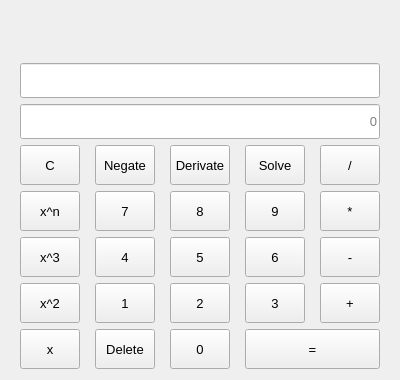
<?xml version="1.0" encoding="UTF-8"?>
<ui version="4.0">
 <class>calc</class>
 <widget class="QMainWindow" name="calc">
  <property name="geometry">
   <rect>
    <x>0</x>
    <y>0</y>
    <width>400</width>
    <height>380</height>
   </rect>
  </property>
  <property name="sizePolicy">
   <sizepolicy hsizetype="Fixed" vsizetype="Fixed">
    <horstretch>0</horstretch>
    <verstretch>0</verstretch>
   </sizepolicy>
  </property>
  <property name="minimumSize">
   <size>
    <width>400</width>
    <height>380</height>
   </size>
  </property>
  <property name="maximumSize">
   <size>
    <width>400</width>
    <height>380</height>
   </size>
  </property>
  <property name="windowTitle">
   <string>Calc</string>
  </property>
  <property name="layoutDirection">
   <enum>Qt::LeftToRight</enum>
  </property>
  <property name="autoFillBackground">
   <bool>false</bool>
  </property>
  <property name="styleSheet">
   <string notr="true"/>
  </property>
  <widget class="QWidget" name="centralWidget">
   <property name="sizePolicy">
    <sizepolicy hsizetype="Preferred" vsizetype="Preferred">
     <horstretch>0</horstretch>
     <verstretch>0</verstretch>
    </sizepolicy>
   </property>
   <layout class="QGridLayout" name="gridLayout">
    <item row="1" column="0" colspan="5">
     <widget class="QLineEdit" name="displayString">
      <property name="sizePolicy">
       <sizepolicy hsizetype="Expanding" vsizetype="Fixed">
        <horstretch>0</horstretch>
        <verstretch>0</verstretch>
       </sizepolicy>
      </property>
      <property name="minimumSize">
       <size>
        <width>0</width>
        <height>35</height>
       </size>
      </property>
      <property name="maximumSize">
       <size>
        <width>16777215</width>
        <height>35</height>
       </size>
      </property>
      <property name="font">
       <font>
        <pointsize>10</pointsize>
       </font>
      </property>
      <property name="layoutDirection">
       <enum>Qt::RightToLeft</enum>
      </property>
      <property name="alignment">
       <set>Qt::AlignRight|Qt::AlignTrailing|Qt::AlignVCenter</set>
      </property>
      <property name="readOnly">
       <bool>true</bool>
      </property>
     </widget>
    </item>
    <item row="2" column="0" colspan="5">
     <widget class="QLineEdit" name="displayInput">
      <property name="sizePolicy">
       <sizepolicy hsizetype="Expanding" vsizetype="Fixed">
        <horstretch>0</horstretch>
        <verstretch>0</verstretch>
       </sizepolicy>
      </property>
      <property name="minimumSize">
       <size>
        <width>0</width>
        <height>35</height>
       </size>
      </property>
      <property name="maximumSize">
       <size>
        <width>16777215</width>
        <height>35</height>
       </size>
      </property>
      <property name="font">
       <font>
        <pointsize>10</pointsize>
       </font>
      </property>
      <property name="layoutDirection">
       <enum>Qt::RightToLeft</enum>
      </property>
      <property name="alignment">
       <set>Qt::AlignRight|Qt::AlignTrailing|Qt::AlignVCenter</set>
      </property>
      <property name="readOnly">
       <bool>true</bool>
      </property>
      <property name="placeholderText">
       <string>0</string>
      </property>
     </widget>
    </item>
    <item row="3" column="0">
     <widget class="QPushButton" name="buttonClear">
      <property name="sizePolicy">
       <sizepolicy hsizetype="Fixed" vsizetype="Fixed">
        <horstretch>0</horstretch>
        <verstretch>0</verstretch>
       </sizepolicy>
      </property>
      <property name="minimumSize">
       <size>
        <width>60</width>
        <height>40</height>
       </size>
      </property>
      <property name="maximumSize">
       <size>
        <width>60</width>
        <height>40</height>
       </size>
      </property>
      <property name="font">
       <font>
        <pointsize>10</pointsize>
        <weight>50</weight>
        <bold>false</bold>
       </font>
      </property>
      <property name="styleSheet">
       <string notr="true"/>
      </property>
      <property name="text">
       <string>C</string>
      </property>
     </widget>
    </item>
    <item row="3" column="1">
     <widget class="QPushButton" name="buttonNegate">
      <property name="sizePolicy">
       <sizepolicy hsizetype="Fixed" vsizetype="Fixed">
        <horstretch>0</horstretch>
        <verstretch>0</verstretch>
       </sizepolicy>
      </property>
      <property name="minimumSize">
       <size>
        <width>60</width>
        <height>40</height>
       </size>
      </property>
      <property name="maximumSize">
       <size>
        <width>60</width>
        <height>40</height>
       </size>
      </property>
      <property name="font">
       <font>
        <pointsize>10</pointsize>
        <weight>50</weight>
        <bold>false</bold>
       </font>
      </property>
      <property name="text">
       <string>Negate</string>
      </property>
     </widget>
    </item>
    <item row="3" column="2">
     <widget class="QPushButton" name="buttonDerivate">
      <property name="sizePolicy">
       <sizepolicy hsizetype="Fixed" vsizetype="Fixed">
        <horstretch>0</horstretch>
        <verstretch>0</verstretch>
       </sizepolicy>
      </property>
      <property name="minimumSize">
       <size>
        <width>60</width>
        <height>40</height>
       </size>
      </property>
      <property name="maximumSize">
       <size>
        <width>60</width>
        <height>40</height>
       </size>
      </property>
      <property name="font">
       <font>
        <pointsize>10</pointsize>
        <weight>50</weight>
        <bold>false</bold>
       </font>
      </property>
      <property name="text">
       <string>Derivate</string>
      </property>
     </widget>
    </item>
    <item row="3" column="3">
     <widget class="QPushButton" name="buttonSolve">
      <property name="sizePolicy">
       <sizepolicy hsizetype="Fixed" vsizetype="Fixed">
        <horstretch>0</horstretch>
        <verstretch>0</verstretch>
       </sizepolicy>
      </property>
      <property name="minimumSize">
       <size>
        <width>60</width>
        <height>40</height>
       </size>
      </property>
      <property name="maximumSize">
       <size>
        <width>60</width>
        <height>40</height>
       </size>
      </property>
      <property name="font">
       <font>
        <pointsize>10</pointsize>
        <weight>50</weight>
        <bold>false</bold>
       </font>
      </property>
      <property name="text">
       <string>Solve</string>
      </property>
     </widget>
    </item>
    <item row="3" column="4">
     <widget class="QPushButton" name="buttonDiv">
      <property name="sizePolicy">
       <sizepolicy hsizetype="Fixed" vsizetype="Fixed">
        <horstretch>0</horstretch>
        <verstretch>0</verstretch>
       </sizepolicy>
      </property>
      <property name="minimumSize">
       <size>
        <width>60</width>
        <height>40</height>
       </size>
      </property>
      <property name="maximumSize">
       <size>
        <width>60</width>
        <height>40</height>
       </size>
      </property>
      <property name="font">
       <font>
        <pointsize>10</pointsize>
       </font>
      </property>
      <property name="text">
       <string>/</string>
      </property>
     </widget>
    </item>
    <item row="4" column="0">
     <widget class="QPushButton" name="button_xn">
      <property name="sizePolicy">
       <sizepolicy hsizetype="Fixed" vsizetype="Fixed">
        <horstretch>0</horstretch>
        <verstretch>0</verstretch>
       </sizepolicy>
      </property>
      <property name="minimumSize">
       <size>
        <width>60</width>
        <height>40</height>
       </size>
      </property>
      <property name="maximumSize">
       <size>
        <width>60</width>
        <height>40</height>
       </size>
      </property>
      <property name="font">
       <font>
        <pointsize>10</pointsize>
       </font>
      </property>
      <property name="text">
       <string>x^n</string>
      </property>
     </widget>
    </item>
    <item row="4" column="1">
     <widget class="QPushButton" name="button7">
      <property name="sizePolicy">
       <sizepolicy hsizetype="Fixed" vsizetype="Fixed">
        <horstretch>0</horstretch>
        <verstretch>0</verstretch>
       </sizepolicy>
      </property>
      <property name="minimumSize">
       <size>
        <width>60</width>
        <height>40</height>
       </size>
      </property>
      <property name="maximumSize">
       <size>
        <width>60</width>
        <height>40</height>
       </size>
      </property>
      <property name="font">
       <font>
        <pointsize>10</pointsize>
       </font>
      </property>
      <property name="text">
       <string>7</string>
      </property>
     </widget>
    </item>
    <item row="4" column="2">
     <widget class="QPushButton" name="button8">
      <property name="sizePolicy">
       <sizepolicy hsizetype="Fixed" vsizetype="Fixed">
        <horstretch>0</horstretch>
        <verstretch>0</verstretch>
       </sizepolicy>
      </property>
      <property name="minimumSize">
       <size>
        <width>60</width>
        <height>40</height>
       </size>
      </property>
      <property name="maximumSize">
       <size>
        <width>60</width>
        <height>40</height>
       </size>
      </property>
      <property name="font">
       <font>
        <pointsize>10</pointsize>
       </font>
      </property>
      <property name="text">
       <string>8</string>
      </property>
     </widget>
    </item>
    <item row="4" column="3">
     <widget class="QPushButton" name="button9">
      <property name="sizePolicy">
       <sizepolicy hsizetype="Fixed" vsizetype="Fixed">
        <horstretch>0</horstretch>
        <verstretch>0</verstretch>
       </sizepolicy>
      </property>
      <property name="minimumSize">
       <size>
        <width>60</width>
        <height>40</height>
       </size>
      </property>
      <property name="maximumSize">
       <size>
        <width>60</width>
        <height>40</height>
       </size>
      </property>
      <property name="font">
       <font>
        <pointsize>10</pointsize>
       </font>
      </property>
      <property name="text">
       <string>9</string>
      </property>
     </widget>
    </item>
    <item row="4" column="4">
     <widget class="QPushButton" name="buttonMult">
      <property name="sizePolicy">
       <sizepolicy hsizetype="Fixed" vsizetype="Fixed">
        <horstretch>0</horstretch>
        <verstretch>0</verstretch>
       </sizepolicy>
      </property>
      <property name="minimumSize">
       <size>
        <width>60</width>
        <height>40</height>
       </size>
      </property>
      <property name="maximumSize">
       <size>
        <width>60</width>
        <height>40</height>
       </size>
      </property>
      <property name="font">
       <font>
        <pointsize>10</pointsize>
       </font>
      </property>
      <property name="text">
       <string>*</string>
      </property>
     </widget>
    </item>
    <item row="5" column="0">
     <widget class="QPushButton" name="button_x3">
      <property name="sizePolicy">
       <sizepolicy hsizetype="Fixed" vsizetype="Fixed">
        <horstretch>0</horstretch>
        <verstretch>0</verstretch>
       </sizepolicy>
      </property>
      <property name="minimumSize">
       <size>
        <width>60</width>
        <height>40</height>
       </size>
      </property>
      <property name="maximumSize">
       <size>
        <width>60</width>
        <height>40</height>
       </size>
      </property>
      <property name="font">
       <font>
        <pointsize>10</pointsize>
       </font>
      </property>
      <property name="text">
       <string>x^3</string>
      </property>
     </widget>
    </item>
    <item row="5" column="1">
     <widget class="QPushButton" name="button4">
      <property name="sizePolicy">
       <sizepolicy hsizetype="Fixed" vsizetype="Fixed">
        <horstretch>0</horstretch>
        <verstretch>0</verstretch>
       </sizepolicy>
      </property>
      <property name="minimumSize">
       <size>
        <width>60</width>
        <height>40</height>
       </size>
      </property>
      <property name="maximumSize">
       <size>
        <width>60</width>
        <height>40</height>
       </size>
      </property>
      <property name="font">
       <font>
        <pointsize>10</pointsize>
       </font>
      </property>
      <property name="text">
       <string>4</string>
      </property>
     </widget>
    </item>
    <item row="5" column="2">
     <widget class="QPushButton" name="button5">
      <property name="sizePolicy">
       <sizepolicy hsizetype="Fixed" vsizetype="Fixed">
        <horstretch>0</horstretch>
        <verstretch>0</verstretch>
       </sizepolicy>
      </property>
      <property name="minimumSize">
       <size>
        <width>60</width>
        <height>40</height>
       </size>
      </property>
      <property name="maximumSize">
       <size>
        <width>60</width>
        <height>40</height>
       </size>
      </property>
      <property name="font">
       <font>
        <pointsize>10</pointsize>
       </font>
      </property>
      <property name="text">
       <string>5</string>
      </property>
     </widget>
    </item>
    <item row="5" column="3">
     <widget class="QPushButton" name="button6">
      <property name="sizePolicy">
       <sizepolicy hsizetype="Fixed" vsizetype="Fixed">
        <horstretch>0</horstretch>
        <verstretch>0</verstretch>
       </sizepolicy>
      </property>
      <property name="minimumSize">
       <size>
        <width>60</width>
        <height>40</height>
       </size>
      </property>
      <property name="maximumSize">
       <size>
        <width>60</width>
        <height>40</height>
       </size>
      </property>
      <property name="font">
       <font>
        <pointsize>10</pointsize>
       </font>
      </property>
      <property name="text">
       <string>6</string>
      </property>
     </widget>
    </item>
    <item row="5" column="4">
     <widget class="QPushButton" name="buttonSub">
      <property name="sizePolicy">
       <sizepolicy hsizetype="Fixed" vsizetype="Fixed">
        <horstretch>0</horstretch>
        <verstretch>0</verstretch>
       </sizepolicy>
      </property>
      <property name="minimumSize">
       <size>
        <width>60</width>
        <height>40</height>
       </size>
      </property>
      <property name="maximumSize">
       <size>
        <width>60</width>
        <height>40</height>
       </size>
      </property>
      <property name="font">
       <font>
        <pointsize>10</pointsize>
       </font>
      </property>
      <property name="text">
       <string>-</string>
      </property>
     </widget>
    </item>
    <item row="6" column="0">
     <widget class="QPushButton" name="button_x2">
      <property name="sizePolicy">
       <sizepolicy hsizetype="Fixed" vsizetype="Fixed">
        <horstretch>0</horstretch>
        <verstretch>0</verstretch>
       </sizepolicy>
      </property>
      <property name="minimumSize">
       <size>
        <width>60</width>
        <height>40</height>
       </size>
      </property>
      <property name="maximumSize">
       <size>
        <width>60</width>
        <height>40</height>
       </size>
      </property>
      <property name="font">
       <font>
        <pointsize>10</pointsize>
       </font>
      </property>
      <property name="text">
       <string>x^2</string>
      </property>
     </widget>
    </item>
    <item row="6" column="1">
     <widget class="QPushButton" name="button1">
      <property name="sizePolicy">
       <sizepolicy hsizetype="Fixed" vsizetype="Fixed">
        <horstretch>0</horstretch>
        <verstretch>0</verstretch>
       </sizepolicy>
      </property>
      <property name="minimumSize">
       <size>
        <width>60</width>
        <height>40</height>
       </size>
      </property>
      <property name="maximumSize">
       <size>
        <width>60</width>
        <height>40</height>
       </size>
      </property>
      <property name="font">
       <font>
        <pointsize>10</pointsize>
       </font>
      </property>
      <property name="text">
       <string>1</string>
      </property>
     </widget>
    </item>
    <item row="6" column="2">
     <widget class="QPushButton" name="button2">
      <property name="sizePolicy">
       <sizepolicy hsizetype="Fixed" vsizetype="Fixed">
        <horstretch>0</horstretch>
        <verstretch>0</verstretch>
       </sizepolicy>
      </property>
      <property name="minimumSize">
       <size>
        <width>60</width>
        <height>40</height>
       </size>
      </property>
      <property name="maximumSize">
       <size>
        <width>60</width>
        <height>40</height>
       </size>
      </property>
      <property name="font">
       <font>
        <pointsize>10</pointsize>
       </font>
      </property>
      <property name="text">
       <string>2</string>
      </property>
     </widget>
    </item>
    <item row="6" column="3">
     <widget class="QPushButton" name="button3">
      <property name="sizePolicy">
       <sizepolicy hsizetype="Fixed" vsizetype="Fixed">
        <horstretch>0</horstretch>
        <verstretch>0</verstretch>
       </sizepolicy>
      </property>
      <property name="minimumSize">
       <size>
        <width>60</width>
        <height>40</height>
       </size>
      </property>
      <property name="maximumSize">
       <size>
        <width>60</width>
        <height>40</height>
       </size>
      </property>
      <property name="font">
       <font>
        <pointsize>10</pointsize>
       </font>
      </property>
      <property name="text">
       <string>3</string>
      </property>
     </widget>
    </item>
    <item row="6" column="4">
     <widget class="QPushButton" name="buttonAdd">
      <property name="sizePolicy">
       <sizepolicy hsizetype="Fixed" vsizetype="Fixed">
        <horstretch>0</horstretch>
        <verstretch>0</verstretch>
       </sizepolicy>
      </property>
      <property name="minimumSize">
       <size>
        <width>60</width>
        <height>40</height>
       </size>
      </property>
      <property name="maximumSize">
       <size>
        <width>60</width>
        <height>40</height>
       </size>
      </property>
      <property name="font">
       <font>
        <pointsize>10</pointsize>
       </font>
      </property>
      <property name="text">
       <string>+</string>
      </property>
     </widget>
    </item>
    <item row="7" column="0">
     <widget class="QPushButton" name="button_x">
      <property name="sizePolicy">
       <sizepolicy hsizetype="Fixed" vsizetype="Fixed">
        <horstretch>0</horstretch>
        <verstretch>0</verstretch>
       </sizepolicy>
      </property>
      <property name="minimumSize">
       <size>
        <width>60</width>
        <height>40</height>
       </size>
      </property>
      <property name="maximumSize">
       <size>
        <width>60</width>
        <height>40</height>
       </size>
      </property>
      <property name="font">
       <font>
        <pointsize>10</pointsize>
       </font>
      </property>
      <property name="text">
       <string>x</string>
      </property>
     </widget>
    </item>
    <item row="7" column="1">
     <widget class="QPushButton" name="buttonDelete">
      <property name="sizePolicy">
       <sizepolicy hsizetype="Fixed" vsizetype="Fixed">
        <horstretch>0</horstretch>
        <verstretch>0</verstretch>
       </sizepolicy>
      </property>
      <property name="minimumSize">
       <size>
        <width>60</width>
        <height>40</height>
       </size>
      </property>
      <property name="maximumSize">
       <size>
        <width>60</width>
        <height>40</height>
       </size>
      </property>
      <property name="font">
       <font>
        <pointsize>10</pointsize>
       </font>
      </property>
      <property name="text">
       <string>Delete</string>
      </property>
     </widget>
    </item>
    <item row="7" column="2">
     <widget class="QPushButton" name="button0">
      <property name="sizePolicy">
       <sizepolicy hsizetype="Fixed" vsizetype="Fixed">
        <horstretch>0</horstretch>
        <verstretch>0</verstretch>
       </sizepolicy>
      </property>
      <property name="minimumSize">
       <size>
        <width>60</width>
        <height>40</height>
       </size>
      </property>
      <property name="maximumSize">
       <size>
        <width>60</width>
        <height>40</height>
       </size>
      </property>
      <property name="font">
       <font>
        <pointsize>10</pointsize>
       </font>
      </property>
      <property name="text">
       <string>0</string>
      </property>
     </widget>
    </item>
    <item row="7" column="3" colspan="2">
     <widget class="QPushButton" name="buttonEquals">
      <property name="sizePolicy">
       <sizepolicy hsizetype="Expanding" vsizetype="Fixed">
        <horstretch>0</horstretch>
        <verstretch>0</verstretch>
       </sizepolicy>
      </property>
      <property name="minimumSize">
       <size>
        <width>120</width>
        <height>40</height>
       </size>
      </property>
      <property name="maximumSize">
       <size>
        <width>200</width>
        <height>40</height>
       </size>
      </property>
      <property name="font">
       <font>
        <pointsize>10</pointsize>
       </font>
      </property>
      <property name="text">
       <string>=</string>
      </property>
     </widget>
    </item>
    <item row="0" column="0" colspan="5">
     <widget class="QTextEdit" name="displayError">
      <property name="font">
       <font>
        <pointsize>9</pointsize>
       </font>
      </property>
      <property name="cursor" stdset="0">
       <cursorShape>ArrowCursor</cursorShape>
      </property>
      <property name="autoFillBackground">
       <bool>false</bool>
      </property>
      <property name="styleSheet">
       <string notr="true">QTextEdit {
	background: transparent;
}</string>
      </property>
      <property name="frameShape">
       <enum>QFrame::NoFrame</enum>
      </property>
      <property name="verticalScrollBarPolicy">
       <enum>Qt::ScrollBarAlwaysOff</enum>
      </property>
      <property name="horizontalScrollBarPolicy">
       <enum>Qt::ScrollBarAlwaysOff</enum>
      </property>
      <property name="readOnly">
       <bool>true</bool>
      </property>
      <property name="textInteractionFlags">
       <set>Qt::NoTextInteraction</set>
      </property>
     </widget>
    </item>
   </layout>
  </widget>
 </widget>
 <layoutdefault spacing="6" margin="11"/>
 <resources/>
 <connections/>
</ui>
